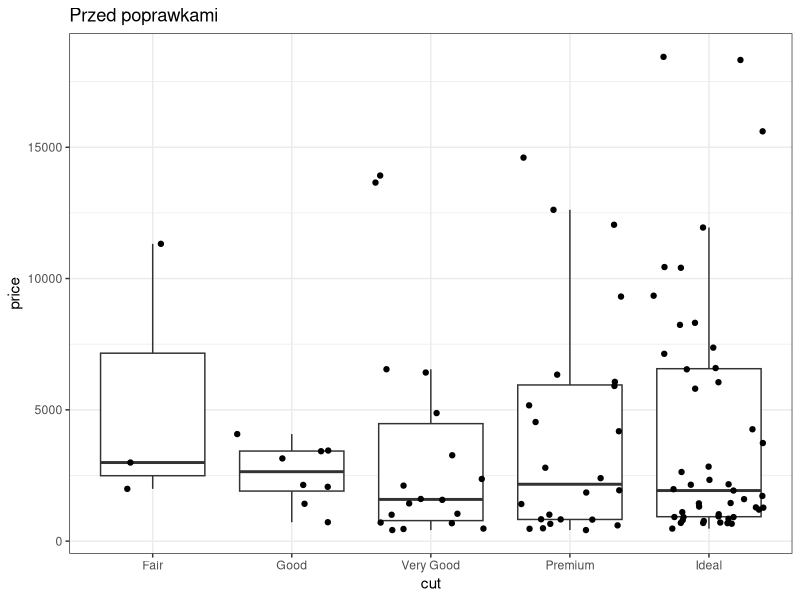
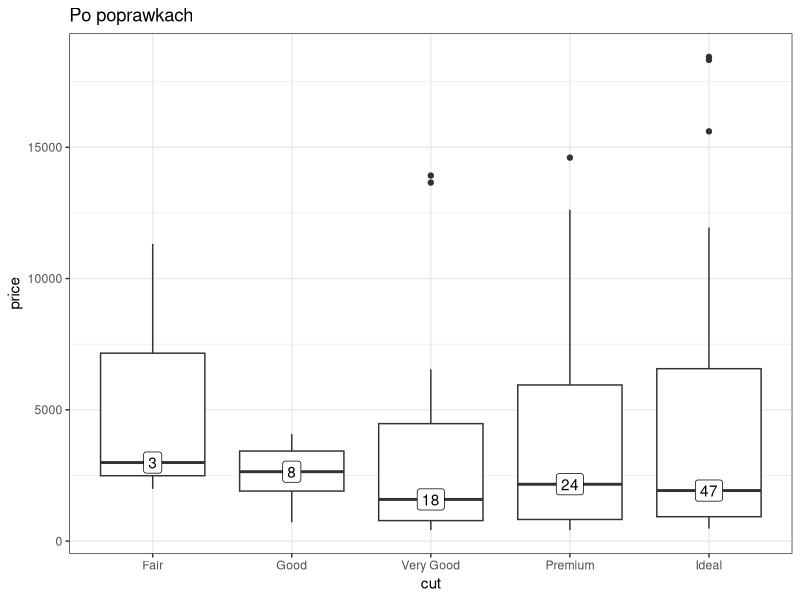
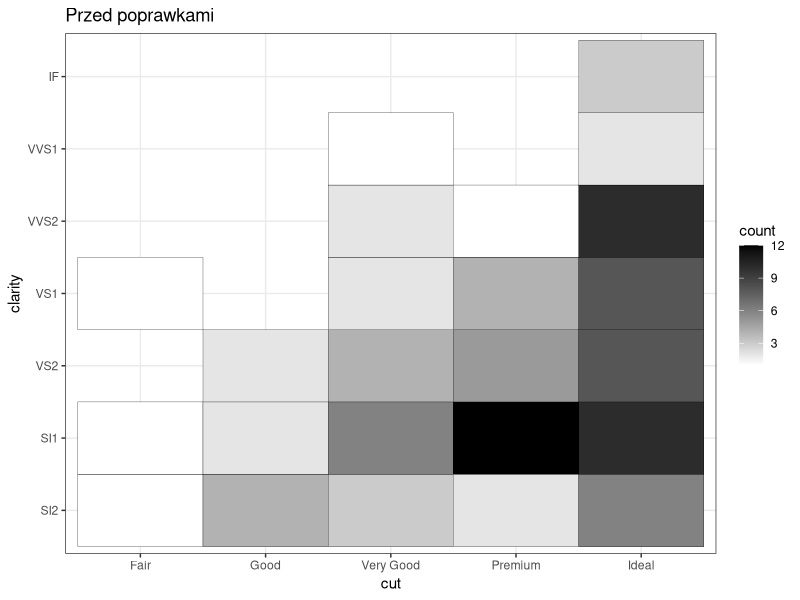
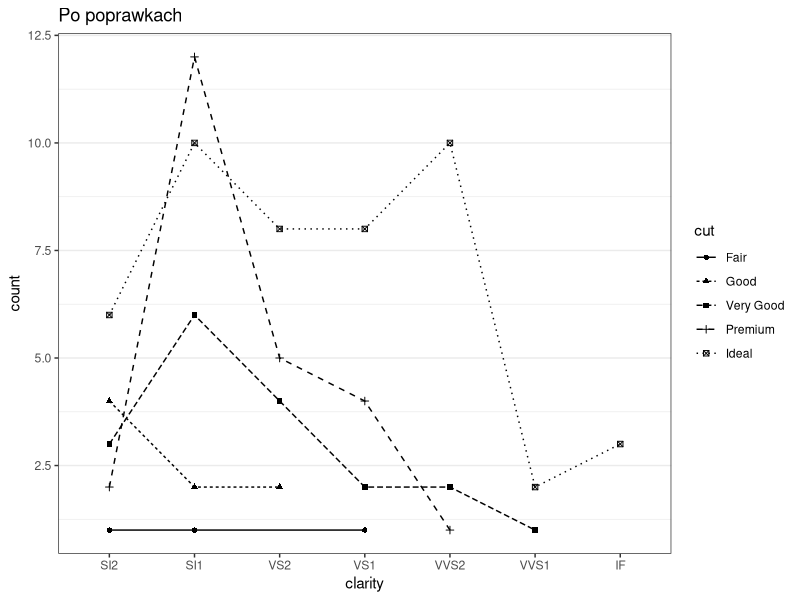
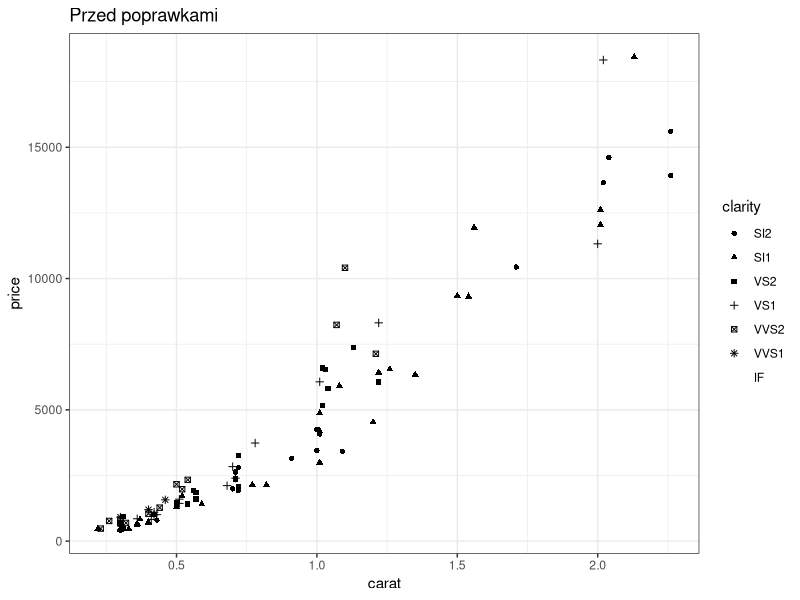
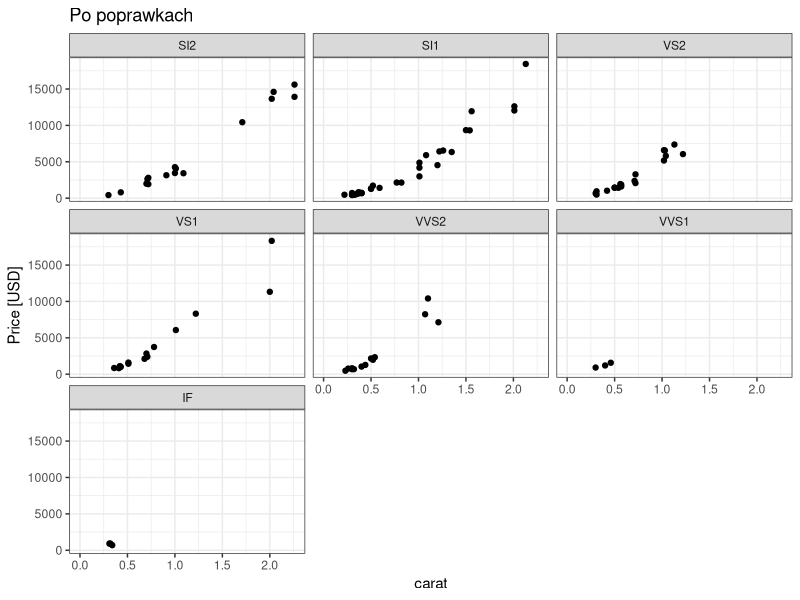
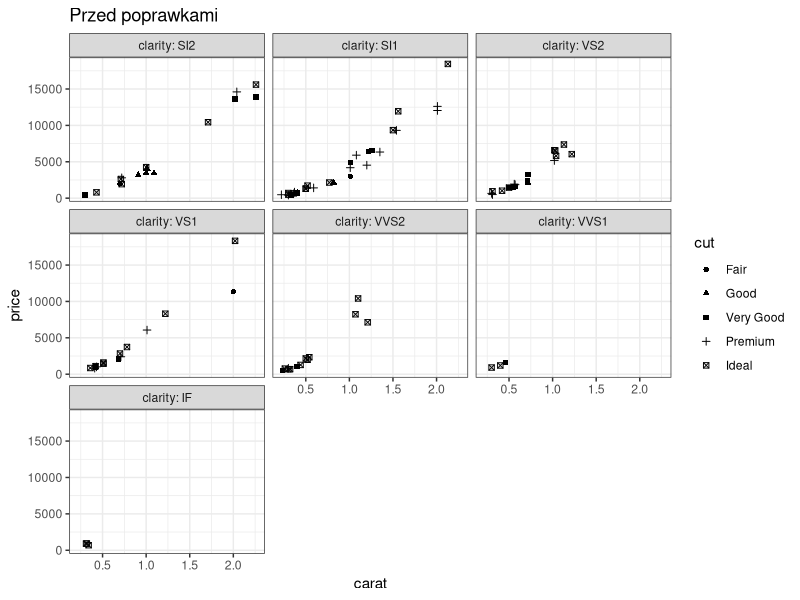
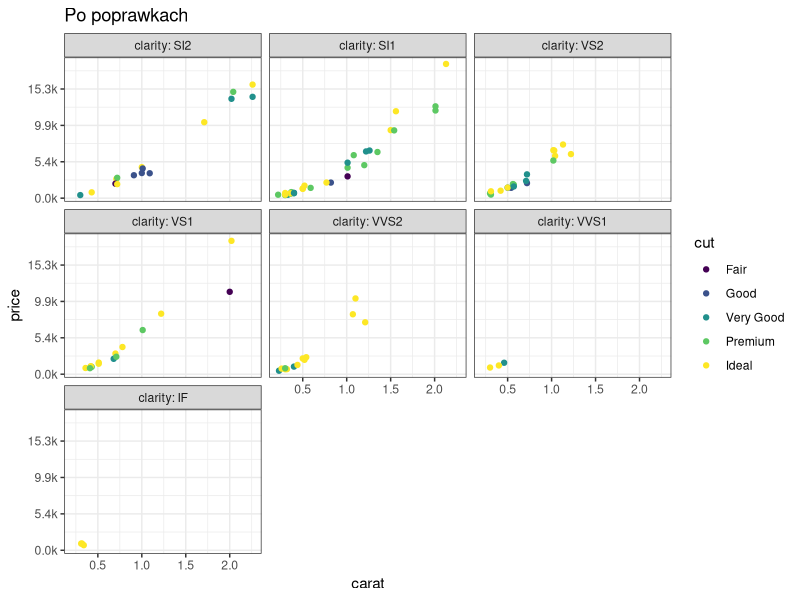

Write R code to recreate these figures, in order.
## ---- chunk 1
knitr::opts_chunk$set(echo = FALSE, warning = FALSE, message = FALSE)
library(dplyr)
library(ggplot2)
library(ggthemes)
theme_set(theme_bw())
library(patchwork)
## ---- chunk 2
set.seed(15390)
dat <- droplevels(diamonds[sample(1L:nrow(diamonds), 100), ])
## ---- chunk 3
p_old <- ggplot(dat, aes(x = cut, y = price)) +
  geom_boxplot(outlier.color = NA) +
  geom_point(position = "jitter") +
  ggtitle("Przed poprawkami")

cut_dat <- group_by(dat, cut) %>% 
  summarise(cnt = length(cut),
            med = median(price))

p_new <- ggplot(dat, aes(x = cut, y = price)) +
  geom_boxplot() +
  geom_label(data = cut_dat, mapping = aes(label = cnt, y = med)) +
  ggtitle("Po poprawkach")

p_old
p_new
## ---- chunk 4
hm_dat <- group_by(dat, cut, clarity) %>% 
  summarise(count = length(price))

ggplot(hm_dat, aes(x = cut, y = clarity, fill = count)) +
  geom_tile(color = "black") +
  scale_fill_gradient(low = "white", high = "black") +
  ggtitle("Przed poprawkami")

ggplot(hm_dat, aes(x = clarity, y = count, shape = cut, 
                   group = cut, linetype = cut)) +
  geom_point() +
  geom_line() +
  ggtitle("Po poprawkach") +
  theme(panel.grid.major.x = element_blank())

## ---- chunk 5
ggplot(dat, aes(x = carat, y = price, shape = clarity)) +
  geom_point() +
  ggtitle("Przed poprawkami")

ggplot(dat, aes(x = carat, y = price)) +
  geom_point() +
  facet_wrap(~ clarity) +
  scale_x_continuous(limits = c(0, max(dat[["carat"]]))) +
  scale_y_continuous("Price [USD]") +
  ggtitle("Po poprawkach")

## ---- chunk 6
ggplot(dat, aes(x = carat, y = price, shape = cut)) +
  geom_point() +
  facet_wrap(~ clarity, labeller = label_both) +
  ggtitle("Przed poprawkami")

ggplot(dat, aes(x = carat, y = price, color = cut)) +
  geom_point() +
  scale_y_continuous(labels = scales::label_number(scale = 1/1e3, suffix = "k",
                                                   accuracy = 0.9)) +
  facet_wrap(~ clarity, labeller = label_both) +
  ggtitle("Po poprawkach")
## ---- chunk 7
ggplot(dat, aes(x = cut)) +
  geom_bar() +
  facet_grid(cut ~ clarity, labeller = label_both) +
  ggtitle("Przed poprawkami")

group_by(dat, cut, clarity) %>% 
  summarise(count = length(cut)) %>% 
  ggplot(aes(x = cut, y = clarity, size = count)) +
  geom_point() +
  ggtitle("Po poprawkach")
## ---- chunk 8
ggplot(dat, aes(x = price)) +
  geom_histogram() +
  facet_wrap(~ cut, labeller = label_both) +
  ggtitle("Przed poprawkami")

ggplot(dat, aes(x = price)) +
  geom_histogram() +
  facet_wrap(~ cut, labeller = label_both, scales = "free") +
  ggtitle("Po poprawkach") + 
  scale_x_continuous(limits = c(0, 1900)) + 
  scale_y_continuous(limits = c(0,12.6))
